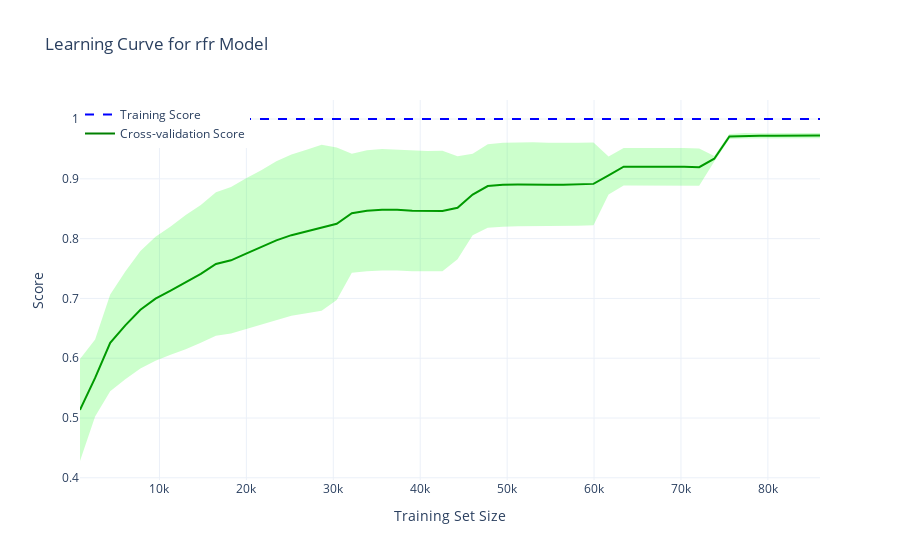

The code cell stored with this chart in its notebook:
### Markdown cell above
#### Learning curve

### Code cell
plot_learning_curve(sizes_2, mean_training_2, std_training_2, mean_testing_2, std_testing_2, best_estimator_2)
